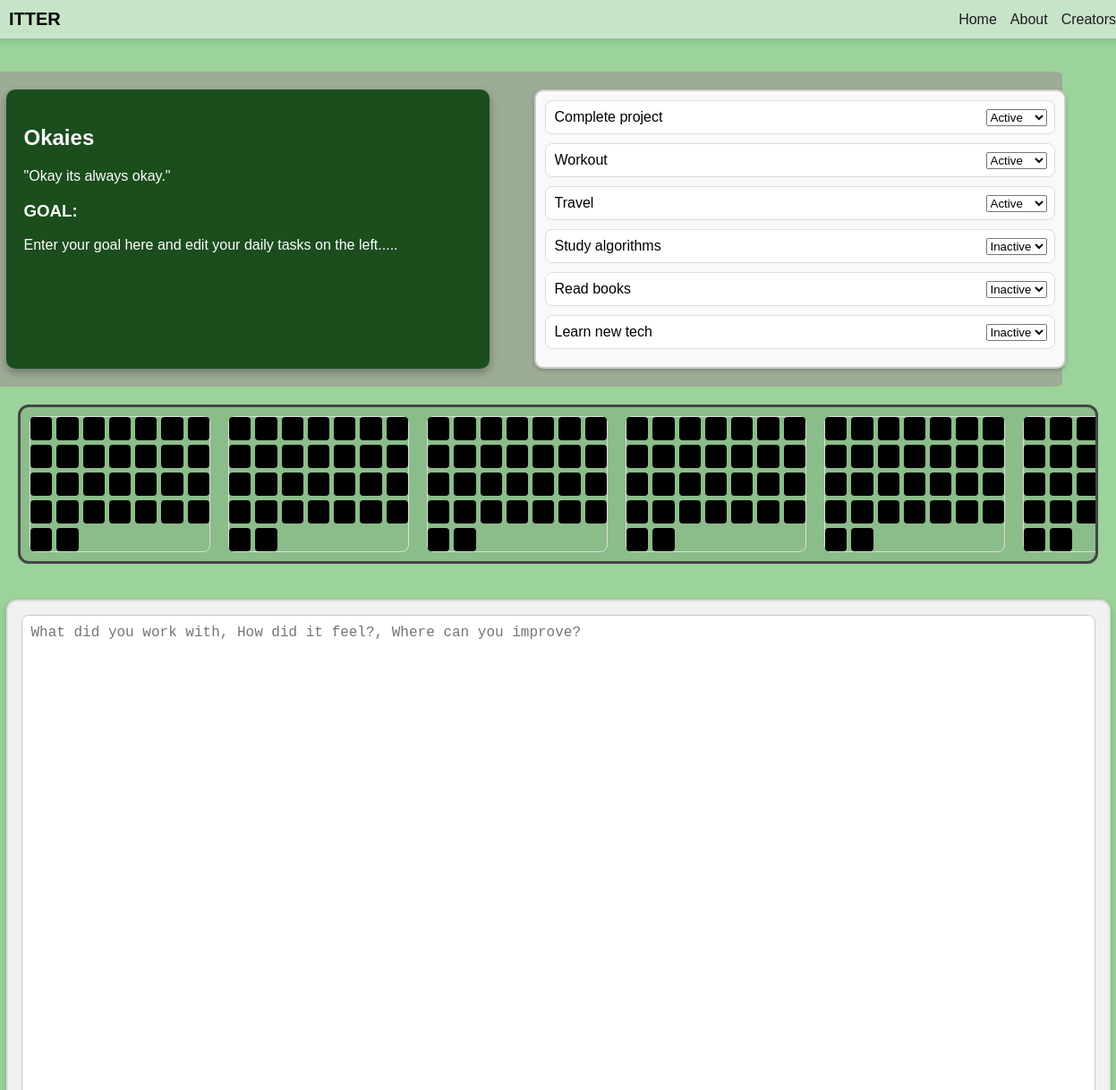
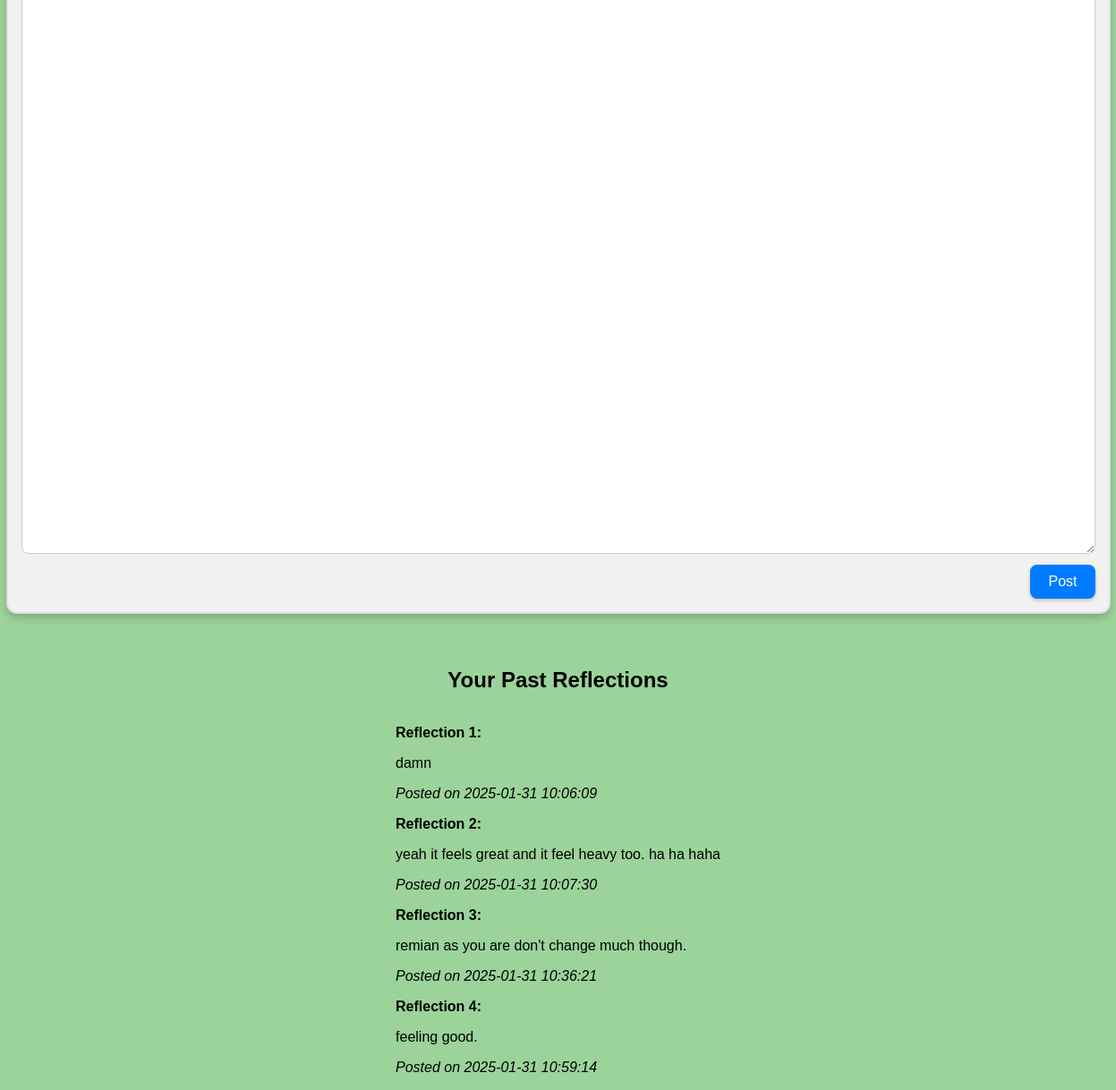
The app's page /personal.html (signed in) with its own data (2 pictures, top to bottom).
### app/models.py (models this page shows, shortened)
class User(db.Model, UserMixin):
    id = db.Column(db.Integer, primary_key=True)
    email = db.Column(db.String(120), unique=True, nullable=False)
    password = db.Column(db.String(200), nullable=False)
    name = db.Column(db.String(100), nullable=True)
    quote = db.Column(db.String(200), nullable=True)
    goal = db.Column(db.String(200), nullable=True)
    posts = db.relationship('Post', backref='author', lazy=True)  # Relationship to access posts by user

class Post(db.Model):
    id = db.Column(db.Integer, primary_key=True)
    reflection = db.Column(db.Text, nullable=False)
    timestamp = db.Column(db.DateTime, default=datetime.utcnow)  # Store the timestamp of the post
    user_id = db.Column(db.Integer, db.ForeignKey('user.id'), nullable=False)  # Foreign key to link to the user

### app/routes.py (the view, shortened to what this page needs)
@bp.route('/personal.html', methods=['GET', 'POST'])
def personal():
    user = current_user
    return render_template('personal.html', user=user)

### app/__init__.py (called while the page is built)
@login_manager.user_loader
def load_user(user_id):
    from .models import User  # Import User only when needed
    return User.query.get(int(user_id))  # Fetch user from the database by ID

### app/templates/personal.html (shortened to what this page needs)
<!DOCTYPE html>
<html lang="en">
<head>
</head>
<body>
    <div class="navbar">
        <div class="logo">ITTER</div>
        <div class="nav-links">
            <a href="#">Home</a>
            <a href="#">About</a>
            <a href="#">Creators</a>
        </div>
    </div>
    <form method="POST" action="{{ url_for('main.personal') }}">
        <div class="layout-container">
            <div class="profile-card">
                <h2 contenteditable="true" id="name" class="editable">{{ user.name or "Your Name" }}</h2>
                <p contenteditable="true" id="quote" class="editable">{{ user.quote or '"A simple quote."' }}</p>
                <h3>GOAL:</h3>
                <p contenteditable="true" id="goal" class="editable">{{ goal or "Enter your goal here and edit your daily tasks on the left....." }}</p>
            </div>
            <div class="goals-container" id="goals-container">
            </div>
        </div>
        <div class="flex-layout">
            <div class="global-container">
                <div class="heatmap-wrapper">
                    <div id="heatmap-container-1" class="heatmap-container"></div>
                </div>
                <div class="heatmap-wrapper">
                    <div id="heatmap-container-2" class="heatmap-container"></div>
                </div>
                <div class="heatmap-wrapper">
                    <div id="heatmap-container-3" class="heatmap-container"></div>
                </div>
                <div class="heatmap-wrapper">
                    <div id="heatmap-container-4" class="heatmap-container"></div>
                </div>
                <div class="heatmap-wrapper">
                    <div id="heatmap-container-5" class="heatmap-container"></div>
                </div>
                <div class="heatmap-wrapper">
                    <div id="heatmap-container-6" class="heatmap-container"></div>
                </div>
            </div>
            <div class="write-section" style="height: 1200px;">
                <textarea class="write-area" placeholder="What did you work with, How did it feel?, Where can you improve?" name="reflection" style="height: 1150px;">{{ reflection or "" }}</textarea>
                <button class="post-button" type="submit">Post</button>
            </div>
        </div>
    </form>
    <h2>Your Past Reflections</h2>
    <div class="past-reflections">
        {% for post in user.posts %}
            <div class="reflection">
                <p><strong>Reflection {{ loop.index }}:</strong></p>
                <p>{{ post.reflection }}</p>
                <p><em>Posted on {{ post.timestamp.strftime('%Y-%m-%d %H:%M:%S') }}</em></p>
            </div>
        {% else %}
            <p>No reflections posted yet.</p>
        {% endfor %}
    </div>
</body>
</html>

### app/templates/personal.html (style rules this page uses)
body { margin: 0; padding: 0; font-family: Arial, sans-serif; box-sizing: border-box; background-image: url('/static/rin.jpg'); background-size: cover; background-position: center; height: 100vh; display: flex; flex-direction: column; align-items: center; background-repeat: no-repeat; background-color: #9bd39a; background-repeat: repeat; }
.navbar { display: flex; justify-content: space-between; align-items: center; padding: 10px 20px; background-color: rgba(245, 245, 247, 0.5); color: hwb(0 0% 100%); box-shadow: 0 4px 8px rgba(0, 0, 0, 0.1); width: 100%; position: absolute; top: 0; }
.navbar .logo { font-size: 20px; font-weight: bold; padding: 0px 10px 0px; }
.navbar .nav-links { display: flex; gap: 15px; }
.navbar .nav-links a { color: #1d1d1f; text-decoration: none; font-size: 16px; }
.flex-layout { display: flex; flex-direction: column; align-items: center; gap: 20px; width: 100%; padding: 20px; box-sizing: border-box; }
.layout-container { display: grid; grid-template-columns: 1fr; grid-gap: 20px; padding: 20px; margin-top: 80px; width: 100%; max-width: 1200px; box-sizing: border-box; background-color: #9cac95; border-radius: 1%; }
@media (min-width: 768px) { .layout-container { grid-template-columns: repeat(auto-fit, minmax(300px, 1fr)); } }
.profile-card { background-color: #1b4d1d; width: 500px; border-radius: 10px; padding: 20px; text-align: left; color: white; box-shadow: 0 4px 10px rgba(0, 0, 0, 0.3); }
.goals-container { width: 100%; max-width: 600px; padding: 10px; border: 2px solid #ccc; border-radius: 10px; background-color: #f9f9f9; box-shadow: 0 2px 5px rgba(0, 0, 0, 0.2); max-height: 300px; overflow: scroll; }
.global-container { width: 100%; max-width: 1181px; margin: 0; padding: 10px; overflow-x: scroll; white-space: nowrap; border: 3px solid #444; border-radius: 12px; background-color: rgba(0, 0, 0, 0.1); display: flex; gap: 20px; }
.heatmap-container { max-width: 1200px; display: grid; grid-template-columns: repeat(7, 1fr); grid-template-rows: repeat(5, 1fr); gap: 5px; width: 200px; height: 150px; max-width: 700px; margin: 0 auto; border: 1px solid #ddd; border-radius: 8px; }
.write-section { position: relative; display: flex; flex-direction: column; width: 1200px; margin: 20px auto; padding: 15px; background-color: #f1f1f1; border: 2px solid #ddd; border-radius: 12px; box-shadow: 0 4px 8px rgba(0, 0, 0, 0.2); }
.write-area { width: 100%; height: 150px; resize: vertical; padding: 10px; font-size: 16px; border: 1px solid #ccc; border-radius: 8px; box-sizing: border-box; }
.post-button { position: absolute; bottom: 15px; right: 15px; padding: 10px 20px; font-size: 16px; color: #fff; background-color: #007bff; border: none; border-radius: 8px; cursor: pointer; box-shadow: 0 2px 4px rgba(0, 0, 0, 0.2); transition: background-color 0.3s; }

### records on screen
User: name "Okaies", quote "\"Okay its always okay.\""
Post: reflection "damn", timestamp "2025-01-31 10:06:09"
Post: reflection "yeah it feels great and it feel heavy too. ha ha haha", timestamp "2025-01-31 10:07:30"
Post: reflection "remian as you are don't change much though.", timestamp "2025-01-31 10:36:21"
Post: reflection "feeling good.", timestamp "2025-01-31 10:59:14"
